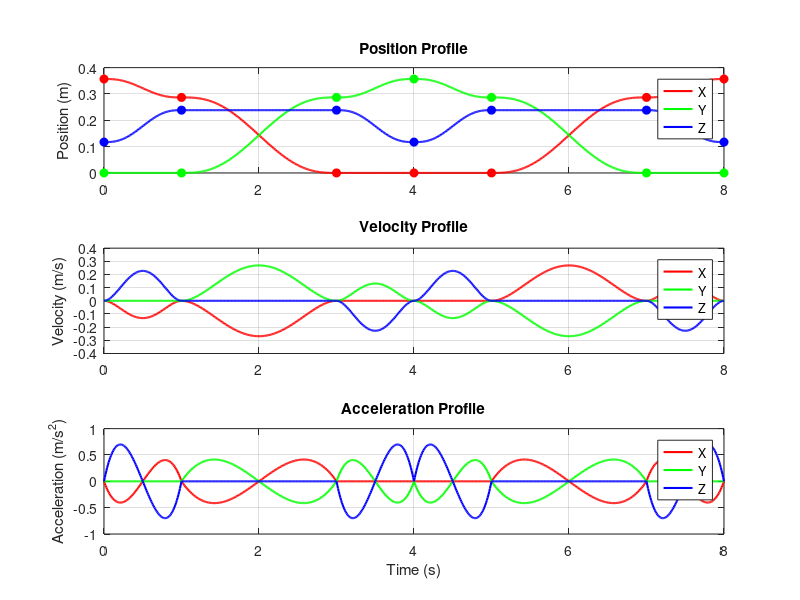

Source code (MATLAB):
%% 1. Define the Extracted Waypoints Matrix (X, Y, Z rows)
Waypoints = [0.35690 0.28690 0.00025 0.00025 0.00025 0.28690 0.35690;
             0.00025 0.00025 0.28690 0.35690 0.28690 0.00025 0.00025;
             0.11730 0.23854 0.23854 0.11730 0.23853 0.23854 0.11730];
% Define the specific timestamps for each waypoint
t_waypoints = [0, 1, 3, 4, 5, 7, 8];
[num_axes, num_points] = size(Waypoints);
num_segments = num_points - 1;
% Timing Parameters
dt = 0.01;        % Resolution of the plot (time step)
time_total = [];
pos_total = [];
vel_total = [];
acc_total = [];
%% 2. Calculate Trajectories Segment by Segment
for i = 1:num_segments
    q0 = Waypoints(:, i);
    q1 = Waypoints(:, i+1);
    % Calculate the specific duration for this segment
    T_seg = t_waypoints(i+1) - t_waypoints(i);
    % Time vector for current segment
    t = 0:dt:T_seg;
    tau = t / T_seg; % Normalized time [0 to 1]
    % Preallocate segment matrices
    pos = zeros(num_axes, length(t));
    vel = zeros(num_axes, length(t));
    acc = zeros(num_axes, length(t));
    % Apply Quintic Equations for X, Y, and Z
    for j = 1:num_axes
        dq = q1(j) - q0(j);
        % Calculate Position, Velocity, and Acceleration
        pos(j, :) = q0(j) + dq * (10*tau.^3 - 15*tau.^4 + 6*tau.^5);
        vel(j, :) = (dq / T_seg) * (30*tau.^2 - 60*tau.^3 + 30*tau.^4);
        acc(j, :) = (dq / T_seg^2) * (60*tau - 180*tau.^2 + 120*tau.^3);
    end    
    % Append to the total arrays
    % Shift the time vector by the absolute start time of the segment
    time_total = [time_total, t_waypoints(i) + t(1:end-1)];
    pos_total = [pos_total, pos(:, 1:end-1)];
    vel_total = [vel_total, vel(:, 1:end-1)];
    acc_total = [acc_total, acc(:, 1:end-1)];
end
% Add the very final point to cap off the arrays
time_total = [time_total, t_waypoints(end)];
pos_total  = [pos_total, Waypoints(:, end)];
vel_total  = [vel_total, zeros(num_axes, 1)];
acc_total  = [acc_total, zeros(num_axes, 1)];
%% 3. Visualization: Motion Profiles
figure('Name', 'Quintic Motion Profiles', 'Position', [100, 100, 800, 800]);
% Position Plot
subplot(3, 1, 1);
plot(time_total, pos_total(1,:), 'r', 'LineWidth', 1.5); hold on;
plot(time_total, pos_total(2,:), 'g', 'LineWidth', 1.5);
plot(time_total, pos_total(3,:), 'b', 'LineWidth', 1.5);
% Plot the actual waypoints on top of the curves to verify timestamps
plot(t_waypoints, Waypoints(1,:), 'ro', 'MarkerFaceColor', 'r');
plot(t_waypoints, Waypoints(2,:), 'go', 'MarkerFaceColor', 'g');
plot(t_waypoints, Waypoints(3,:), 'bo', 'MarkerFaceColor', 'b');
title('Position Profile');
ylabel('Position (m)');
legend('X', 'Y', 'Z', 'Location', 'best');
grid on;
% Velocity Plot
subplot(3, 1, 2);
plot(time_total, vel_total(1,:), 'r', 'LineWidth', 1.5); hold on;
plot(time_total, vel_total(2,:), 'g', 'LineWidth', 1.5);
plot(time_total, vel_total(3,:), 'b', 'LineWidth', 1.5);
title('Velocity Profile');
ylabel('Velocity (m/s)');
legend('X', 'Y', 'Z', 'Location', 'best');
grid on;
% Acceleration Plot
subplot(3, 1, 3);
plot(time_total, acc_total(1,:), 'r', 'LineWidth', 1.5); hold on;
plot(time_total, acc_total(2,:), 'g', 'LineWidth', 1.5);
plot(time_total, acc_total(3,:), 'b', 'LineWidth', 1.5);
title('Acceleration Profile');
xlabel('Time (s)');
ylabel('Acceleration (m/s^2)');
legend('X', 'Y', 'Z', 'Location', 'best');
grid on;
